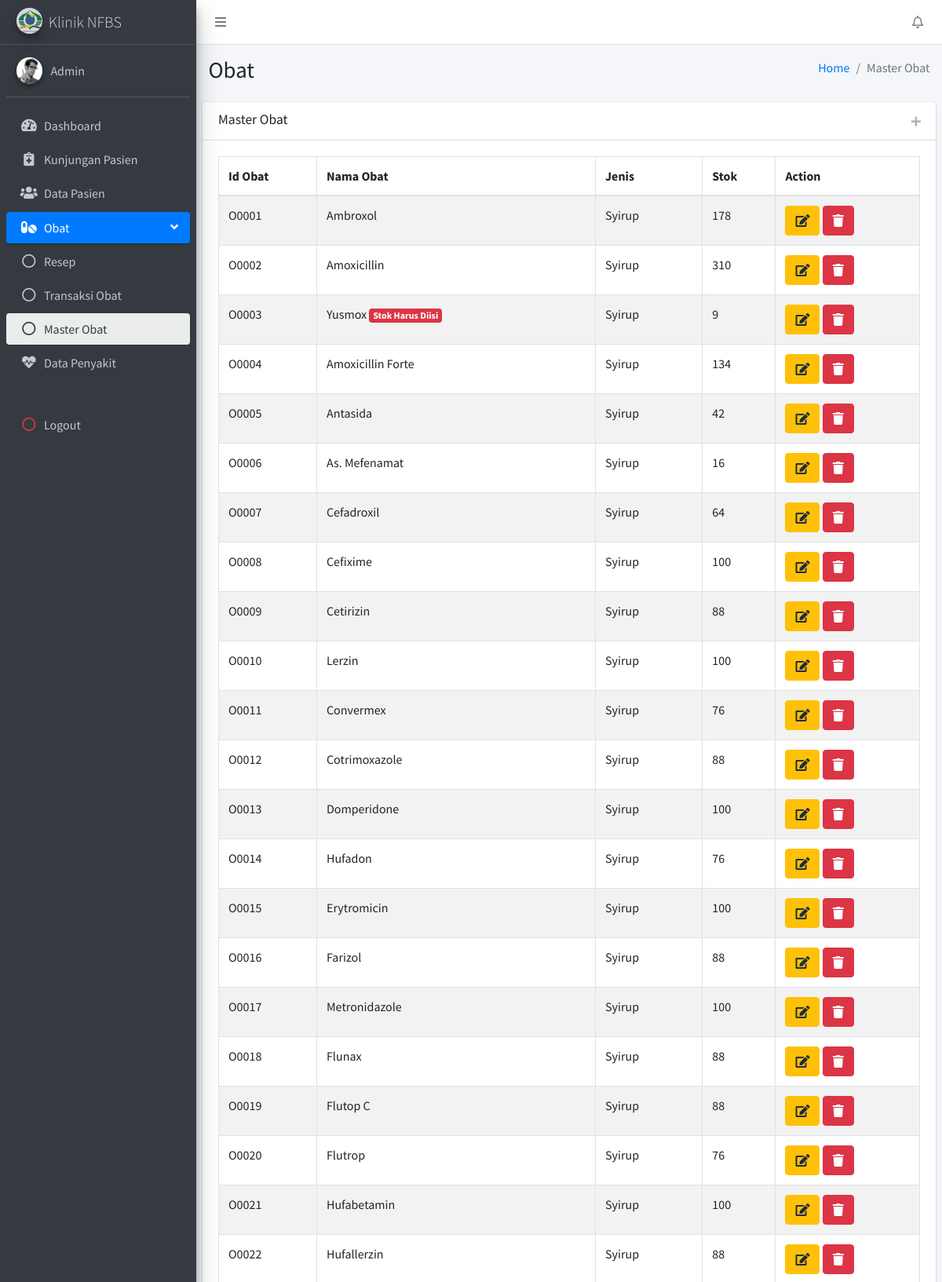
/views/admin/master_obat.php (signed in, upper part), run on the app's committed database.
### tables this page shows
CREATE TABLE `data_obat` (
  `id_obat` varchar(12) NOT NULL,
  `nama_obat` varchar(30) NOT NULL,
  `tipe` varchar(20) NOT NULL,
  `stok` int(6) NOT NULL
);

### views/admin/master_obat.php (the view, shortened to what this page needs)
<!DOCTYPE html>
<html>
<head>
  <?php
    include ('dist/header.php');
  ?>
</head>
<body class="hold-transition sidebar-mini">
<div class="wrapper">
<?php
  include ('dist/navbar.php');
  include ('dist/sidebar.php');
?>
  <div class="content-wrapper">
    <section class="content-header">
      <div class="container-fluid">
        <div class="row mb-2">
          <div class="col-sm-6">
            <h1>Obat</h1>
          </div>
          <div class="col-sm-6">
            <ol class="breadcrumb float-sm-right">
              <li class="breadcrumb-item"><a href="#">Home</a></li>
              <li class="breadcrumb-item active">Master Obat</li>
            </ol>
          </div>
        </div>
      </div>
    </section>
    <section class="content">
      <div class="card">
        <div class="card-header">
          <h3 class="card-title">Master Obat</h3>
          <div class="card-tools">
               <a  href="master_obat_tambah.php"><button type="button" class="btn btn-tool"><i class="fas fa-plus"></i></button></a>
          </div>
        </div>
        <div class="card-body">
            <table id="example1" class="table table-bordered table-striped">
                <thead>
                <tr>
                  <th>Id Obat</th>
                  <th>Nama Obat</th>
                  <th>Jenis</th>
                  <th>Stok</th>
                  <th>Action</th>
                </tr>
                </thead>
                <tbody>
                  <?php
                    include('../../controller/conn.php');
                    $query=mysqli_query($conn,"select * from `data_obat`");
                    while($row=mysqli_fetch_array($query)){
                  ?>
                <tr>
                  <td><?php echo $row['id_obat']; ?></td>
                  <td><?php echo $row['nama_obat']; echo " ";
                    if ($row['stok'] <= 10) {
                      ?>
                        <span class="badge badge-danger">Stok Harus Diisi</span>
                      <?php
                    }
                  ?></td>
                  <td><?php echo $row['tipe']; ?> </td>
                  <td><?php echo $row['stok']; ?></td>
                <td>
                  <a href="master_obat_edit.php?id=<?php echo $row['id_obat'];?>"><button type='button' class='btn btn-warning' title='Edit Data Pasien'> <i class='fas fa-edit'></i></button></a>
                  <button type='button' class='btn btn-danger' href="#del<?php echo $row['id_obat']; ?>" data-toggle='modal' title='Hapus Data Obat'> <i class='fas fa-trash'></i></button>
            </td>
          </tr>
          <?php
        }
      ?>
                </tbody>
              </table>
        </div>
      </div>
    </section>
  </div>
</div>
</body>
</html>

### data on the page
data_obat: id_obat "O0001", nama_obat "Ambroxol", tipe "Syirup", stok "178"
data_obat: id_obat "O0002", nama_obat "Amoxicillin", tipe "Syirup", stok "310"
data_obat: id_obat "O0003", nama_obat "Yusmox", shows "Stok Harus Diisi", tipe "Syirup", stok "9"
data_obat: id_obat "O0004", nama_obat "Amoxicillin Forte", tipe "Syirup", stok "134"
data_obat: id_obat "O0005", nama_obat "Antasida", tipe "Syirup", stok "42"
data_obat: id_obat "O0006", nama_obat "As. Mefenamat", tipe "Syirup", stok "16"
data_obat: id_obat "O0007", nama_obat "Cefadroxil", tipe "Syirup", stok "64"
data_obat: id_obat "O0008", nama_obat "Cefixime", tipe "Syirup", stok "100"
data_obat: id_obat "O0009", nama_obat "Cetirizin", tipe "Syirup", stok "88"
data_obat: id_obat "O0010", nama_obat "Lerzin", tipe "Syirup", stok "100"
data_obat: id_obat "O0011", nama_obat "Convermex", tipe "Syirup", stok "76"
data_obat: id_obat "O0012", nama_obat "Cotrimoxazole", tipe "Syirup", stok "88"
data_obat: id_obat "O0013", nama_obat "Domperidone", tipe "Syirup", stok "100"
data_obat: id_obat "O0014", nama_obat "Hufadon", tipe "Syirup", stok "76"
data_obat: id_obat "O0015", nama_obat "Erytromicin", tipe "Syirup", stok "100"
data_obat: id_obat "O0016", nama_obat "Farizol", tipe "Syirup", stok "88"
data_obat: id_obat "O0017", nama_obat "Metronidazole", tipe "Syirup", stok "100"
data_obat: id_obat "O0018", nama_obat "Flunax", tipe "Syirup", stok "88"
data_obat: id_obat "O0019", nama_obat "Flutop C", tipe "Syirup", stok "88"
data_obat: id_obat "O0020", nama_obat "Flutrop", tipe "Syirup", stok "76"
data_obat: id_obat "O0021", nama_obat "Hufabetamin", tipe "Syirup", stok "100"
data_obat: id_obat "O0022", nama_obat "Hufallerzin", tipe "Syirup", stok "88"
